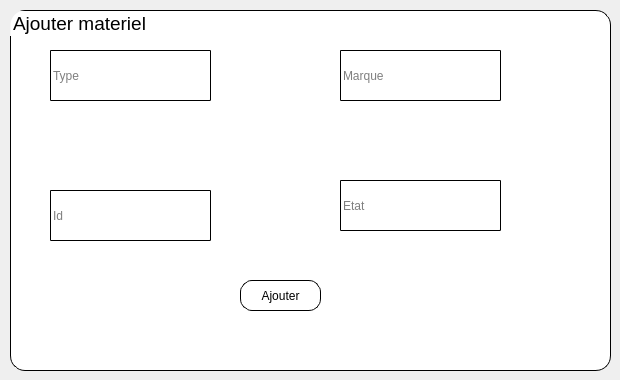
     <widget class="QWidget" name="tab_11">
      <attribute name="title">
       <string>Ajouter materiel</string>
      </attribute>
      <widget class="QGroupBox" name="groupBox">
       <property name="geometry">
        <rect>
         <x>10</x>
         <y>10</y>
         <width>601</width>
         <height>361</height>
        </rect>
       </property>
       <property name="font">
        <font>
         <pointsize>14</pointsize>
        </font>
       </property>
       <property name="styleSheet">
        <string notr="true">background-color:white;
border-radius:15px;
border:0.5px solid;</string>
       </property>
       <property name="title">
        <string>Ajouter materiel</string>
       </property>
       <widget class="QLineEdit" name="lineEdit_id">
        <property name="geometry">
         <rect>
          <x>40</x>
          <y>180</y>
          <width>161</width>
          <height>51</height>
         </rect>
        </property>
        <property name="styleSheet">
         <string notr="true">background-color:white;
border-radius:1px;
border-bottom:1px double;</string>
        </property>
        <property name="placeholderText">
         <string>Id</string>
        </property>
       </widget>
       <widget class="QLineEdit" name="lineEdit_type">
        <property name="geometry">
         <rect>
          <x>40</x>
          <y>40</y>
          <width>161</width>
          <height>51</height>
         </rect>
        </property>
        <property name="styleSheet">
         <string notr="true">background-color:white;
border-radius:1px;
border-bottom:1px double;</string>
        </property>
        <property name="text">
         <string/>
        </property>
        <property name="placeholderText">
         <string>Type</string>
        </property>
        <property name="clearButtonEnabled">
         <bool>false</bool>
        </property>
       </widget>
       <widget class="QLineEdit" name="lineEdit_marque">
        <property name="geometry">
         <rect>
          <x>330</x>
          <y>40</y>
          <width>161</width>
          <height>51</height>
         </rect>
        </property>
        <property name="styleSheet">
         <string notr="true">background-color:white;
border-radius:1px;
border-bottom:1px double;</string>
        </property>
        <property name="placeholderText">
         <string>Marque</string>
        </property>
       </widget>
       <widget class="QLineEdit" name="lineEdit_etat">
        <property name="geometry">
         <rect>
          <x>330</x>
          <y>170</y>
          <width>161</width>
          <height>51</height>
         </rect>
        </property>
        <property name="styleSheet">
         <string notr="true">background-color:white;
border-radius:1px;
border-bottom:1px double;</string>
        </property>
        <property name="placeholderText">
         <string>Etat</string>
        </property>
       </widget>
       <widget class="QPushButton" name="pushButton">
        <property name="geometry">
         <rect>
          <x>230</x>
          <y>270</y>
          <width>81</width>
          <height>31</height>
         </rect>
        </property>
        <property name="styleSheet">
         <string notr="true">
QPushButton{background-color:white;
border-radius:12px;
border-color:black;
border:1px solid;
}
QPushButton:hover
{
background-color:lightgray;
}</string>
        </property>
        <property name="text">
         <string>Ajouter</string>
        </property>
       </widget>
      </widget>
     </widget>
